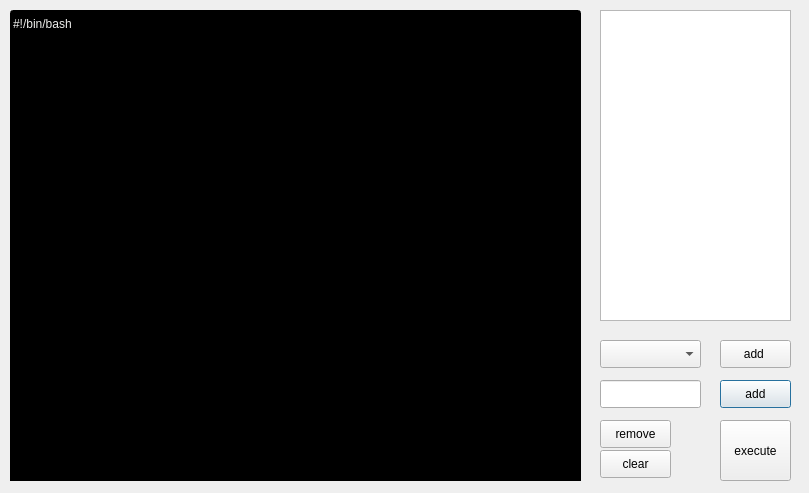
<?xml version="1.0" encoding="UTF-8"?>
<ui version="4.0">
 <class>shell</class>
 <widget class="QDialog" name="shell">
  <property name="geometry">
   <rect>
    <x>0</x>
    <y>0</y>
    <width>809</width>
    <height>493</height>
   </rect>
  </property>
  <property name="windowTitle">
   <string>execute command</string>
  </property>
  <widget class="QTextEdit" name="logs">
   <property name="enabled">
    <bool>true</bool>
   </property>
   <property name="geometry">
    <rect>
     <x>10</x>
     <y>30</y>
     <width>571</width>
     <height>451</height>
    </rect>
   </property>
   <property name="styleSheet">
    <string notr="true">background-color: rgb(0, 0, 0);
color: rgb(238, 238, 236);</string>
   </property>
   <property name="verticalScrollBarPolicy">
    <enum>Qt::ScrollBarAsNeeded</enum>
   </property>
   <property name="sizeAdjustPolicy">
    <enum>QAbstractScrollArea::AdjustToContents</enum>
   </property>
   <property name="html">
    <string>&lt;!DOCTYPE HTML PUBLIC &quot;-//W3C//DTD HTML 4.0//EN&quot; &quot;http://www.w3.org/TR/REC-html40/strict.dtd&quot;&gt;
&lt;html&gt;&lt;head&gt;&lt;meta name=&quot;qrichtext&quot; content=&quot;1&quot; /&gt;&lt;style type=&quot;text/css&quot;&gt;
p, li { white-space: pre-wrap; }
&lt;/style&gt;&lt;/head&gt;&lt;body style=&quot; font-family:'Cantarell'; font-size:11pt; font-weight:400; font-style:normal;&quot;&gt;
&lt;p style=&quot;-qt-paragraph-type:empty; margin-top:0px; margin-bottom:0px; margin-left:0px; margin-right:0px; -qt-block-indent:0; text-indent:0px;&quot;&gt;&lt;br /&gt;&lt;/p&gt;&lt;/body&gt;&lt;/html&gt;</string>
   </property>
  </widget>
  <widget class="QLineEdit" name="bash">
   <property name="enabled">
    <bool>false</bool>
   </property>
   <property name="geometry">
    <rect>
     <x>10</x>
     <y>10</y>
     <width>571</width>
     <height>28</height>
    </rect>
   </property>
   <property name="styleSheet">
    <string notr="true">background-color: rgb(0, 0, 0);
color: rgb(238, 238, 236);</string>
   </property>
   <property name="text">
    <string>#!/bin/bash</string>
   </property>
  </widget>
  <widget class="QPushButton" name="addip">
   <property name="geometry">
    <rect>
     <x>720</x>
     <y>380</y>
     <width>71</width>
     <height>28</height>
    </rect>
   </property>
   <property name="text">
    <string>add</string>
   </property>
  </widget>
  <widget class="QPushButton" name="remove">
   <property name="geometry">
    <rect>
     <x>600</x>
     <y>420</y>
     <width>71</width>
     <height>28</height>
    </rect>
   </property>
   <property name="text">
    <string>remove</string>
   </property>
  </widget>
  <widget class="QPushButton" name="add">
   <property name="geometry">
    <rect>
     <x>720</x>
     <y>340</y>
     <width>71</width>
     <height>28</height>
    </rect>
   </property>
   <property name="text">
    <string>add </string>
   </property>
  </widget>
  <widget class="QComboBox" name="xml">
   <property name="geometry">
    <rect>
     <x>600</x>
     <y>340</y>
     <width>101</width>
     <height>28</height>
    </rect>
   </property>
  </widget>
  <widget class="QPushButton" name="exe">
   <property name="geometry">
    <rect>
     <x>720</x>
     <y>420</y>
     <width>71</width>
     <height>61</height>
    </rect>
   </property>
   <property name="text">
    <string>execute</string>
   </property>
  </widget>
  <widget class="QLineEdit" name="ip">
   <property name="geometry">
    <rect>
     <x>600</x>
     <y>380</y>
     <width>101</width>
     <height>28</height>
    </rect>
   </property>
  </widget>
  <widget class="QListWidget" name="iplist">
   <property name="geometry">
    <rect>
     <x>600</x>
     <y>10</y>
     <width>191</width>
     <height>311</height>
    </rect>
   </property>
  </widget>
  <widget class="QPushButton" name="clear">
   <property name="geometry">
    <rect>
     <x>600</x>
     <y>450</y>
     <width>71</width>
     <height>28</height>
    </rect>
   </property>
   <property name="text">
    <string>clear</string>
   </property>
  </widget>
 </widget>
 <resources/>
 <connections/>
</ui>
